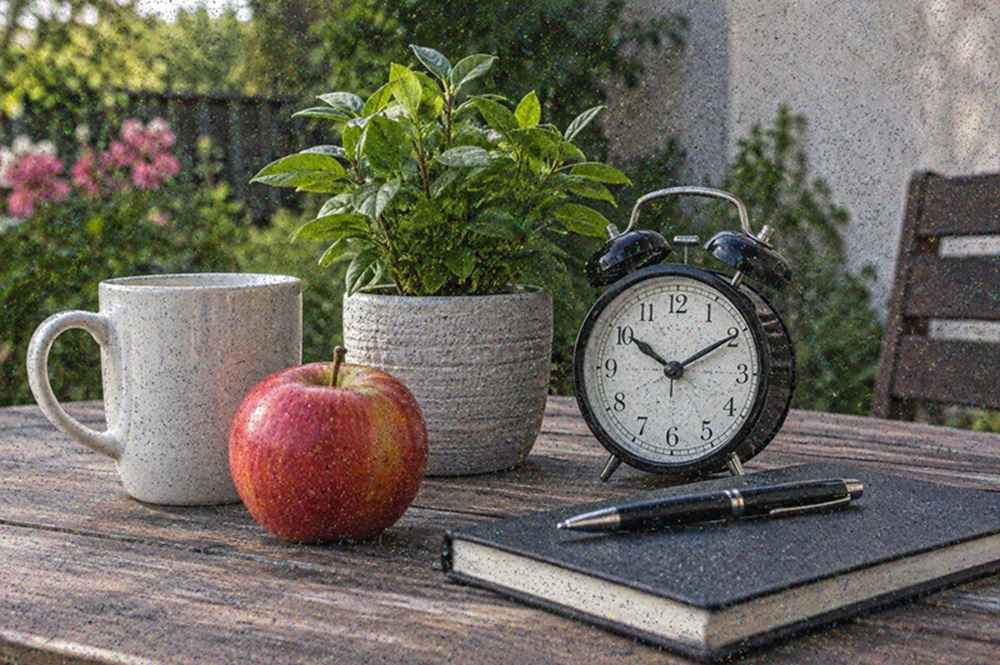
#> input picture goruntu_on_isleme_filtreleme/images/gurultulu.jpg, 1000 x 665 px
$ python gaussian_blur.py
#> lines starting #> are read from the running program, lines starting #| are printed output that depends on the picture
import cv2

image = cv2.imread("images/gurultulu.jpg")
#> image is the input picture: shape (665, 1000, 3); mean B, G, R 92.8, 104.2, 107.7

# (3,3): kernel boyutu, 0: sigma değeri
blur_small = cv2.GaussianBlur(image, (3, 3), 0)

# kernel büyüdükçe daha eniş komşuluk kullanılır ve yumuşatma artar
blur_medium = cv2.GaussianBlur(image, (7, 7), 0)
blur_large = cv2.GaussianBlur(image, (15, 15), 0) # görüntü daha fazla yumuşar (gürültü azalır) ama detay kaybı artars
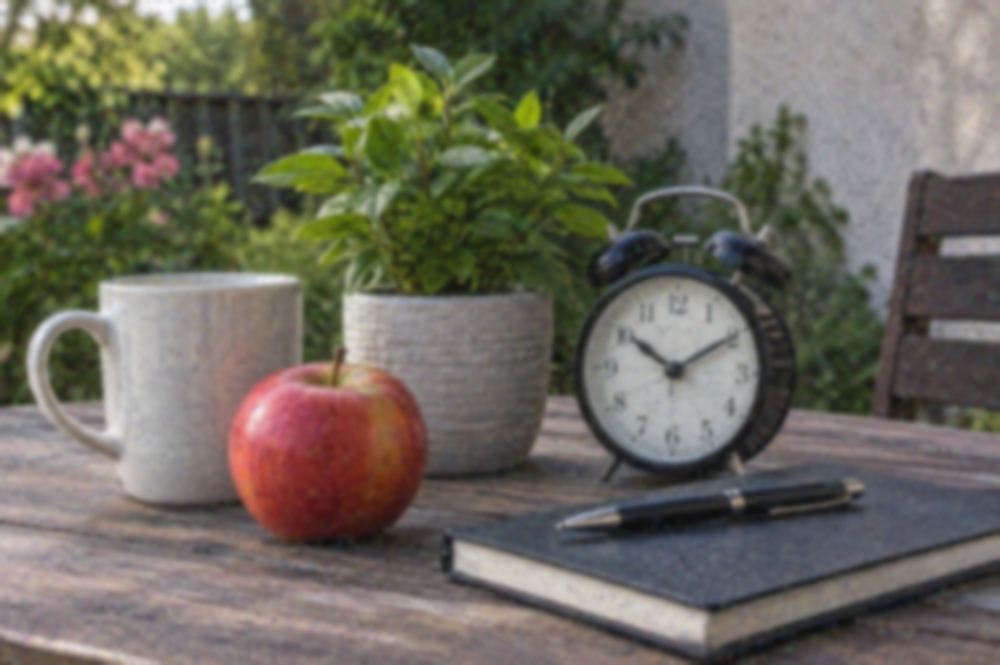
#> blur_large: shape (665, 1000, 3); mean B, G, R 92.9, 104.2, 107.7

# sonuçları karşılaştır
cv2.imshow("orijinal", image)
cv2.imshow("Gaussian 3x3", blur_small)
cv2.imshow("Gaussian 7x7", blur_medium)
cv2.imshow("Gaussian 15x15", blur_large)

# orta seviyede yumuşatılmış görüntüyü kaydet
cv2.imwrite("outputs/gaussian_blur.jpg", blur_medium)

cv2.waitKey(0)
cv2.destroyAllWindows()

$ run again, with goruntu_on_isleme_filtreleme/images/belge.jpg copied over goruntu_on_isleme_filtreleme/images/gurultulu.jpg
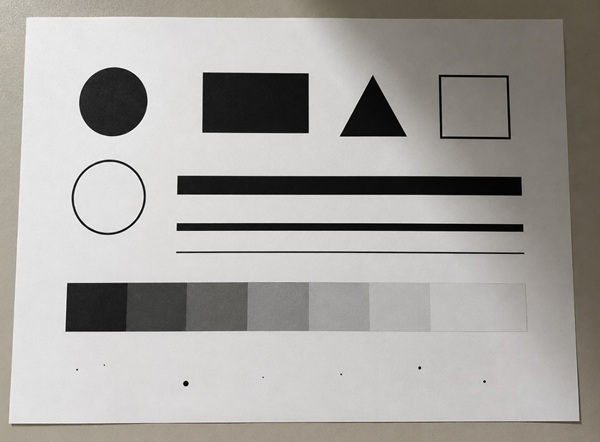
#> input picture goruntu_on_isleme_filtreleme/images/belge.jpg, 600 x 442 px
#> image is the input picture: shape (442, 600, 3); mean B, G, R 160.1, 163.8, 166.2
#> `blur_medium = cv2.GaussianBlur(image, (7, 7), 0)`:
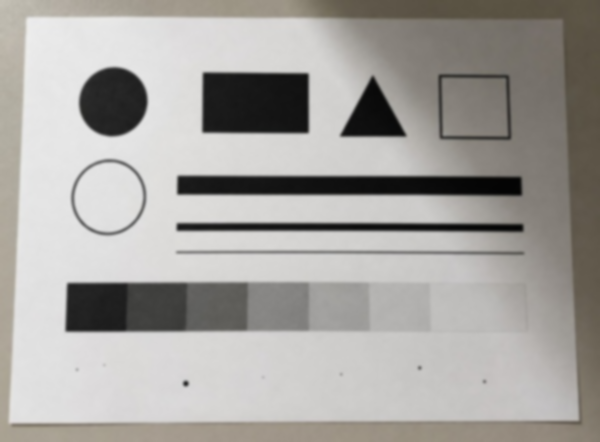
#> blur_medium: shape (442, 600, 3); mean B, G, R 160.1, 163.8, 166.2
#> `blur_large = cv2.GaussianBlur(image, (15, 15), 0)`:
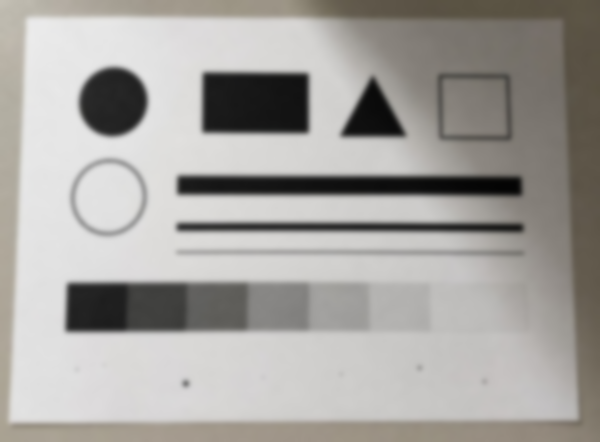
#> blur_large: shape (442, 600, 3); mean B, G, R 160.1, 163.8, 166.2

$ run again, with goruntu_on_isleme_filtreleme/images/iki_tarafli.jpg copied over goruntu_on_isleme_filtreleme/images/gurultulu.jpg
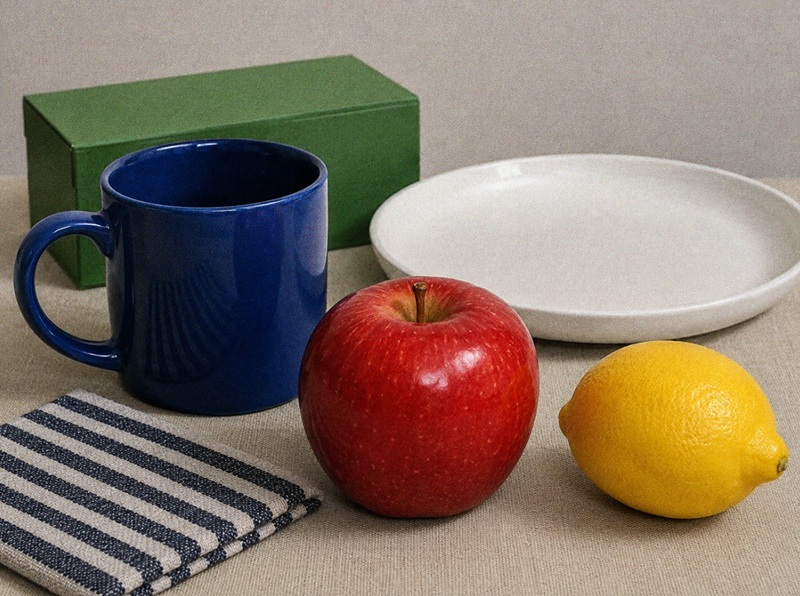
#> input picture goruntu_on_isleme_filtreleme/images/iki_tarafli.jpg, 800 x 596 px
#> image is the input picture: shape (596, 800, 3); mean B, G, R 103.9, 117.9, 134.1
#> `blur_large = cv2.GaussianBlur(image, (15, 15), 0)`:
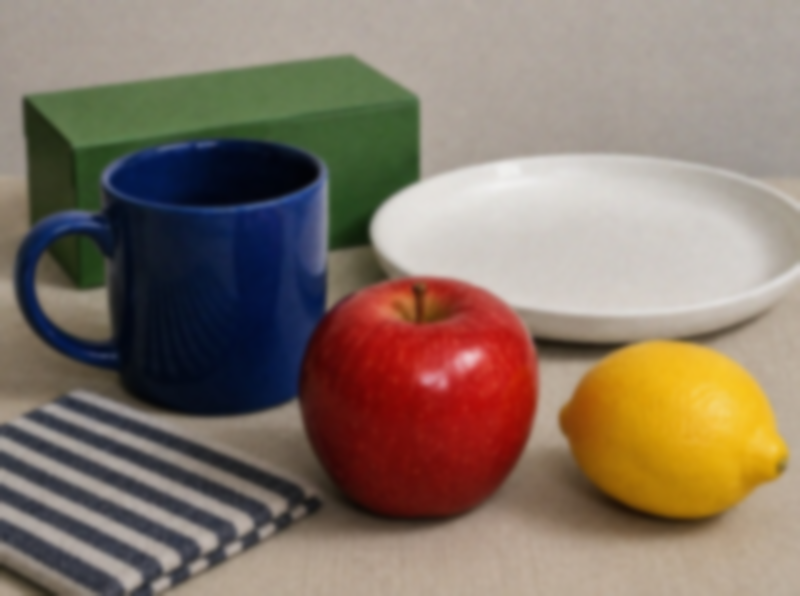
#> blur_large: shape (596, 800, 3); mean B, G, R 103.9, 117.9, 134.1
